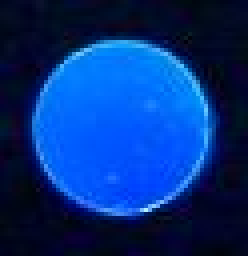
#> input picture samples/tplCircle.JPG, 62 x 64 px, given in place of failed6.jpg, which was not available (shown 4 times larger)
$ python DetectContour.py
#> lines starting #> are read from the running program, lines starting #| are printed output that depends on the picture
import cv2
import numpy as np
import os

methods = [
    'cv2.TM_CCOEFF', 'cv2.TM_CCOEFF_NORMED', 'cv2.TM_CCORR',
    'cv2.TM_CCORR_NORMED', 'cv2.TM_SQDIFF', 'cv2.TM_SQDIFF_NORMED'
]

methods = ['cv2.TM_CCORR_NORMED']

path = os.path.normpath(os.path.join(os.path.dirname(__file__), os.pardir))
path = os.path.normpath(os.path.join(path, os.pardir))
path = os.path.normpath(os.path.join(path, os.pardir))

squareFrames = [
    os.path.join(path, "./samples/piece43.jpg"),
    os.path.join(path, "./samples/piece41.jpg"),
    os.path.join(path, "./samples/sampleio.jpg"),
    os.path.join(path, "./samples/failed1.jpg")
]

circleFrames = [
    os.path.join(path, "./samples/failed1.jpg"),
    os.path.join(path, "./samples/failed4.jpg"),
    os.path.join(path, "./samples/failed5.jpg"),
    os.path.join(path, "./samples/sampleio3.jpg"),
    os.path.join(path, "./samples/piece43.jpg")
]

pentagonFrames = [
    os.path.join(path, "./samples/piece40.jpg"),
    os.path.join(path, "./samples/sampleio2.jpg")
]

triangleFrames = [
    os.path.join(path, "./samples/piece40.jpg"),
    os.path.join(path, "./samples/piece41.jpg"),
    os.path.join(path, "./samples/failed4.jpg"),
    os.path.join(path, "./samples/failed5.jpg"),
    os.path.join(path, "./samples/failed7.jpg"),
    os.path.join(path, "./samples/sampleio1.jpg")
]

# [28 lines of commented-out code are left out]

import cv2
# import imutils
import glob, os
import numpy as np

path1 = os.path.join(path, "./samples/failed6.jpg")
image = cv2.imread(path1)
#> image is the input picture: shape (64, 62, 3); mean B, G, R 123, 47, 4.8
gray = cv2.cvtColor(image, cv2.COLOR_BGR2GRAY)
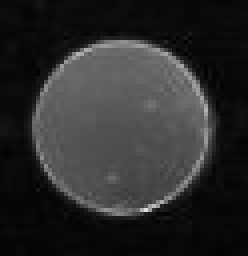
#> gray: shape (64, 62) (shown 4 times larger); min 2, max 221, mean 43.1
h, w = gray.shape[:2]
#> h = 64; w = 62

pathtpl = os.path.join(path, "./samples/tplTriangle.jpg")
for file in glob.glob(pathtpl):
    template = cv2.imread(file)
    template = cv2.cvtColor(template, cv2.COLOR_BGR2GRAY)
    found = None
    (tH, tW) = template.shape[:2]
    # cv2.imshow("Template", template)

    tEdged = cv2.Canny(template, 50, 200)

    for scale in np.linspace(1, 2, 20):
        # resized = imutils.resize(gray, width=int(gray.shape[1] * scale))
        resized = cv2.resize(gray, dsize=(0, 0), fx=scale, fy=scale)

        r = gray.shape[1] / float(resized.shape[1])

        if resized.shape[0] < tH or resized.shape[1] < tW:
            break
        edged = cv2.Canny(resized, 50, 200)
        result = cv2.matchTemplate(edged, tEdged, cv2.TM_CCOEFF)
        (_, maxVal, _, maxLoc) = cv2.minMaxLoc(result)

        if found is None or maxVal > found[0]:
            found = (maxVal, maxLoc, r)

    (_, maxLoc, r) = found
    (startX, startY) = (int(maxLoc[0] * r), int(maxLoc[1] * r))
    (endX, endY) = (int((maxLoc[0] + tW) * r), int((maxLoc[1] + tH) * r))
    cv2.rectangle(image, (startX, startY), (endX, endY), (0, 0, 255), 2)

    cv2.imshow("Image", image)
    # cv2.imwrite('output.jpg', image)
    cv2.waitKey(0)

$ run again, on samples/tplSquare.JPG
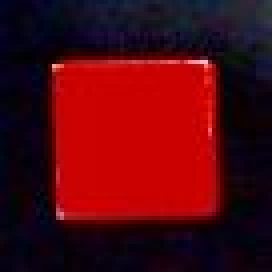
#> input picture samples/tplSquare.JPG, 68 x 68 px, given in place of failed6.jpg, which was not available (shown 4 times larger)
#> image is the input picture: shape (68, 68, 3); mean B, G, R 15.5, 6.3, 81.4
#> `gray = cv2.cvtColor(image, cv2.COLOR_BGR2GRAY)`:
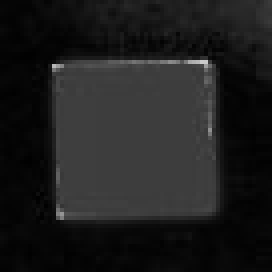
#> gray: shape (68, 68) (shown 4 times larger); min 1, max 205, mean 29.7

$ run again, on samples/tplPentagon.JPG
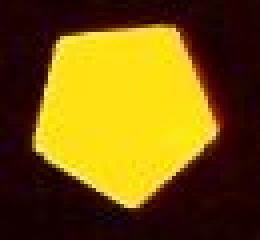
#> input picture samples/tplPentagon.JPG, 65 x 60 px, given in place of failed6.jpg, which was not available (shown 4 times larger)
#> image is the input picture: shape (60, 65, 3); mean B, G, R 13.8, 88.7, 119.6
#> `gray = cv2.cvtColor(image, cv2.COLOR_BGR2GRAY)`:
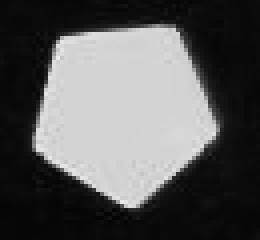
#> gray: shape (60, 65) (shown 4 times larger); min 4, max 237, mean 89.4
